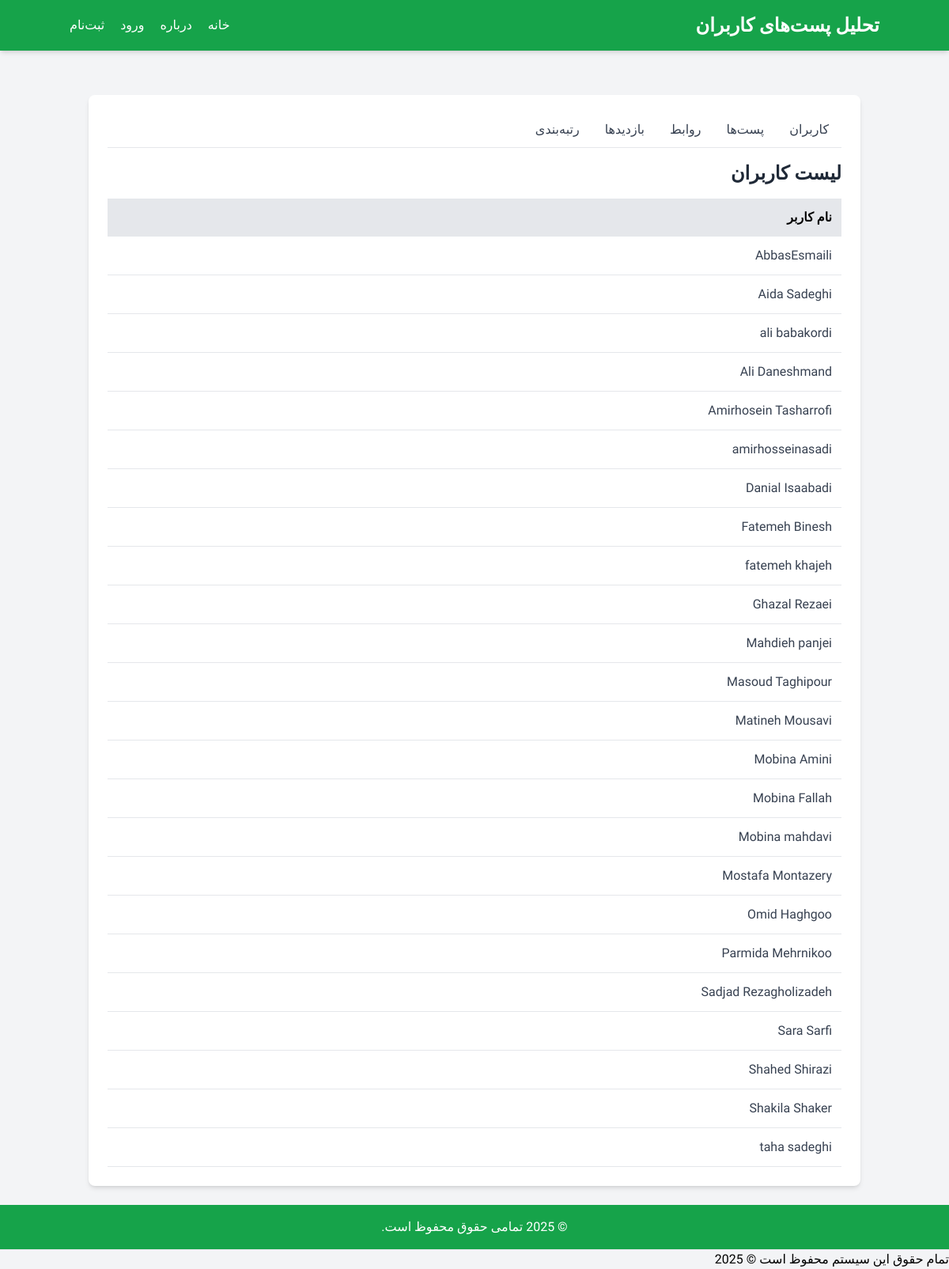
The page /webproject/index.php on the database its author committed.
### tables this page shows
CREATE TABLE `users` (
  `id` int(32) NOT NULL,
  `name` varchar(100) NOT NULL,
  `email` varchar(100) NOT NULL,
  `password` varchar(255) NOT NULL,
  `Createdat` datetime NOT NULL DEFAULT '0000-00-00 00:00:00' ON UPDATE current_timestamp()
);

### webproject/app/Controllers/FrontController.php (called while the page is built, shortened)
<?php
class FrontController
{
    public function home()
    {
        require_once __DIR__ . '/../models/user.php';
        $conn = connect();
        $userModel = new User($conn);
        $users = $userModel->getAllUsers();
        require_once __DIR__ . '/../../views/head.php';
        require_once __DIR__ . '/../../views/home.php';
        require_once __DIR__ . '/../../views/footer.php';
    }
}

### webproject/index.php (called while the page is built, shortened)
<?php
require_once 'app/Route.php';

### webproject/app/Models/User.php (called while the page is built, shortened)
<?php
class User
{
    private $conn;
    public function __construct($db)
    {
        $this->conn = $db;
    }
    public function getAllUsers()
    {
        $stmt = $this->conn->prepare("SELECT id, name, email, createdat FROM users ORDER BY name ASC");
        $stmt->execute();
        return $stmt->fetchAll(PDO::FETCH_ASSOC);
    }
}

### webproject/views/home.php (the view, shortened to what this page needs)
<!DOCTYPE html>
<html lang="fa" dir="rtl">
<head>
    <script src="https://cdn.tailwindcss.com"></script>
</head>
<body class="bg-gray-100 min-h-screen">
    <main class="container mx-auto p-6 max-w-5xl">
        <div class="bg-white rounded-lg shadow-md p-6">
            <div class="flex border-b mb-4">
                <button class="tab-button px-4 py-2 font-medium text-gray-700 border-b-2 border-transparent hover:border-green-600 focus:outline-none active" onclick="openTab('users')">کاربران</button>
                <button class="tab-button px-4 py-2 font-medium text-gray-700 border-b-2 border-transparent hover:border-green-600 focus:outline-none" onclick="openTab('posts')">پست‌ها</button>
                <button class="tab-button px-4 py-2 font-medium text-gray-700 border-b-2 border-transparent hover:border-green-600 focus:outline-none" onclick="openTab('relations')">روابط</button>
                <button class="tab-button px-4 py-2 font-medium text-gray-700 border-b-2 border-transparent hover:border-green-600 focus:outline-none" onclick="openTab('views')">بازدیدها</button>
                <button class="tab-button px-4 py-2 font-medium text-gray-700 border-b-2 border-transparent hover:border-green-600 focus:outline-none" onclick="openTab('ranking')">رتبه‌بندی</button>
            </div>
            <div id="users" class="tab-content active">
                <h2 class="text-2xl font-bold text-gray-800 mb-4">لیست کاربران</h2>
                <?php if (!empty($users)): ?>
                    <div class="overflow-x-auto">
                        <table class="w-full border-collapse">
                            <thead>
                                <tr class="bg-gray-200">
                                    <th class="p-3 text-right">نام کاربر</th>
                                </tr>
                            </thead>
                            <tbody>
                                <?php foreach ($users as $user): ?>
                                    <tr class="border-b hover:bg-gray-50">
                                        <td class="p-3 text-gray-700"><?= htmlspecialchars($user['name']) ?></td>
                                    </tr>
                                <?php endforeach; ?>
                            </tbody>
                        </table>
                    </div>
                <?php else: ?>
                    <p class="text-gray-600">هیچ کاربری یافت نشد.</p>
                <?php endif; ?>
            </div>
        </div>
    </main>
    <footer class="bg-green-600 text-white p-4 w-full">
        <div class="container mx-auto text-center">
            <p>© 2025 تمامی حقوق محفوظ است.</p>
        </div>
    </footer>
</body>
</html>

### webproject/app/Route.php (shortened to what this page needs)
<?php
$page = $_GET['page'] ?? 'home';
switch ($page) {
    case 'home':
    case 'about':
        require_once __DIR__ . '/controllers/FrontController.php';
        $controller = new FrontController();
        $controller->$page();
        break;
}

### webproject/views/head.php (shortened to what this page needs)
<!DOCTYPE html>
<html lang="fa" dir="rtl">
<head>
    <script src="https://cdn.tailwindcss.com"></script>
</head>
<body class="bg-gray-100 min-h-screen">
    <header class="bg-green-600 text-white p-4 shadow-md">
        <div class="container mx-auto flex justify-between items-center">
            <h1 class="text-2xl font-bold">تحلیل پست‌های کاربران</h1>
            <nav class="space-x-4 space-x-reverse">
                <a href="/webproject/home" class="hover:text-gray-200">خانه</a>
                <a href="/webproject/about" class="hover:text-gray-200">درباره</a>
                <?php if (isset($_SESSION['user'])): ?>
                    <a href="/webproject/dashboard" class="hover:text-gray-200">داشبورد</a>
                    <a href="/webproject/logout" class="hover:text-gray-200">خروج</a>
                <?php else: ?>
                    <a href="/webproject/login" class="hover:text-gray-200">ورود</a>
                    <a href="/webproject/register" class="hover:text-gray-200">ثبت‌نام</a>
                <?php endif; ?>
            </nav>
        </div>
    </header>
    <main class="container mx-auto p-4">
    </main>
</body>
</html>

### webproject/views/footer.php
<hr>
<footer>
    <p>تمام حقوق این سیستم محفوظ است © <?= date("Y") ?></p>
</footer>
</body>
</html>

### webproject/views/head.php (style rules this page uses)
body { font-family: 'Vazirmatn', sans-serif; }

### webproject/views/home.php (style rules this page uses)
body { font-family: 'Vazirmatn', sans-serif; }
.tab-content { display: none; }
.tab-content.active { display: block; }

### rows shown on the page
users: name "AbbasEsmaili"
users: name "Aida Sadeghi"
users: name "ali babakordi"
users: name "Ali Daneshmand"
users: name "Amirhosein Tasharrofi"
users: name "amirhosseinasadi"
users: name "Danial Isaabadi"
users: name "Fatemeh Binesh"
users: name "fatemeh khajeh"
users: name "Ghazal Rezaei"
users: name "Mahdieh panjei"
users: name "Masoud Taghipour"
users: name "Matineh Mousavi"
users: name "Mobina Amini"
users: name "Mobina Fallah"
users: name "Mobina mahdavi"
users: name "Mostafa Montazery"
users: name "Omid Haghgoo"
users: name "Parmida Mehrnikoo"
users: name "Sadjad Rezagholizadeh"
users: name "Sara Sarfi"
users: name "Shahed Shirazi"
users: name "Shakila Shaker"
users: name "taha sadeghi"
